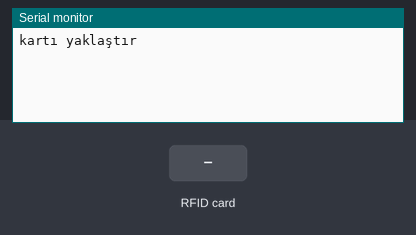
A sketch run on a simulated Arduino Uno, built with avr-gcc and run on an emulated ATmega328P. Shown: the last lines printed to the serial monitor. Inputs (shaded band) come from the test bench.

Above: at 1.2 s.
1.3 s: RFID card AD 20 54 C5 held to the reader
At 2.5 s:
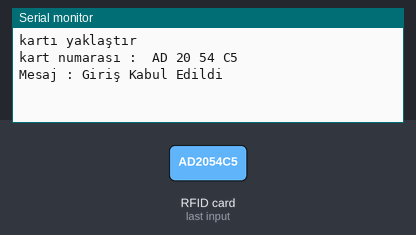
2.8 s: RFID card 5E 7A 19 C4 held to the reader
At 5.2 s:
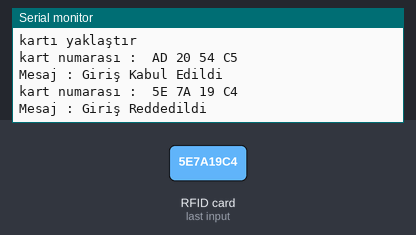

The sketch:

mfrc522_rfid.ino
```cpp
#include <SPI.h>
#include <MFRC522.h>

#define SS_PIN 10
#define RST_PIN 9

MFRC522 mfrc522(SS_PIN,RST_PIN);

void setup() {
  // put your setup code here, to run once:
  Serial.begin(9600);
  SPI.begin();
  mfrc522.PCD_Init();
  Serial.println("kartı yaklaştır");
}

void loop() {
  // put your main code here, to run repeatedly:
  if(!mfrc522.PICC_IsNewCardPresent())
  {
    return;
  }

  if(!mfrc522.PICC_ReadCardSerial())
  {
    return;
  }

  Serial.print("kart numarası : ");
  String bilgi="";
  byte kod;
  for (byte i=0;i<mfrc522.uid.size;i++)
  {
    Serial.print(mfrc522.uid.uidByte[i]<0x10 ? "0" : " ");
    Serial.print(mfrc522.uid.uidByte[i], HEX);
    bilgi.concat(String(mfrc522.uid.uidByte[i]<0x10 ? "0" : " "));
    bilgi.concat(String(mfrc522.uid.uidByte[i], HEX));
  }

  Serial.println();
  Serial.print("Mesaj : ");

  bilgi.toUpperCase();

  if(bilgi.substring(1)=="AD 20 54 C5")
  {
    Serial.println("Giriş Kabul Edildi");
    Serial.println();
    delay(3000);
  }
  else {
    Serial.println("Giriş Reddedildi");
    delay(3000);
  }
}
```

Measured:
- after the input at 1.3 s, the serial monitor: prints a new line at once (image 1)
- after the input at 2.8 s, the serial monitor: prints a new line after 1.5 s (image 2)
